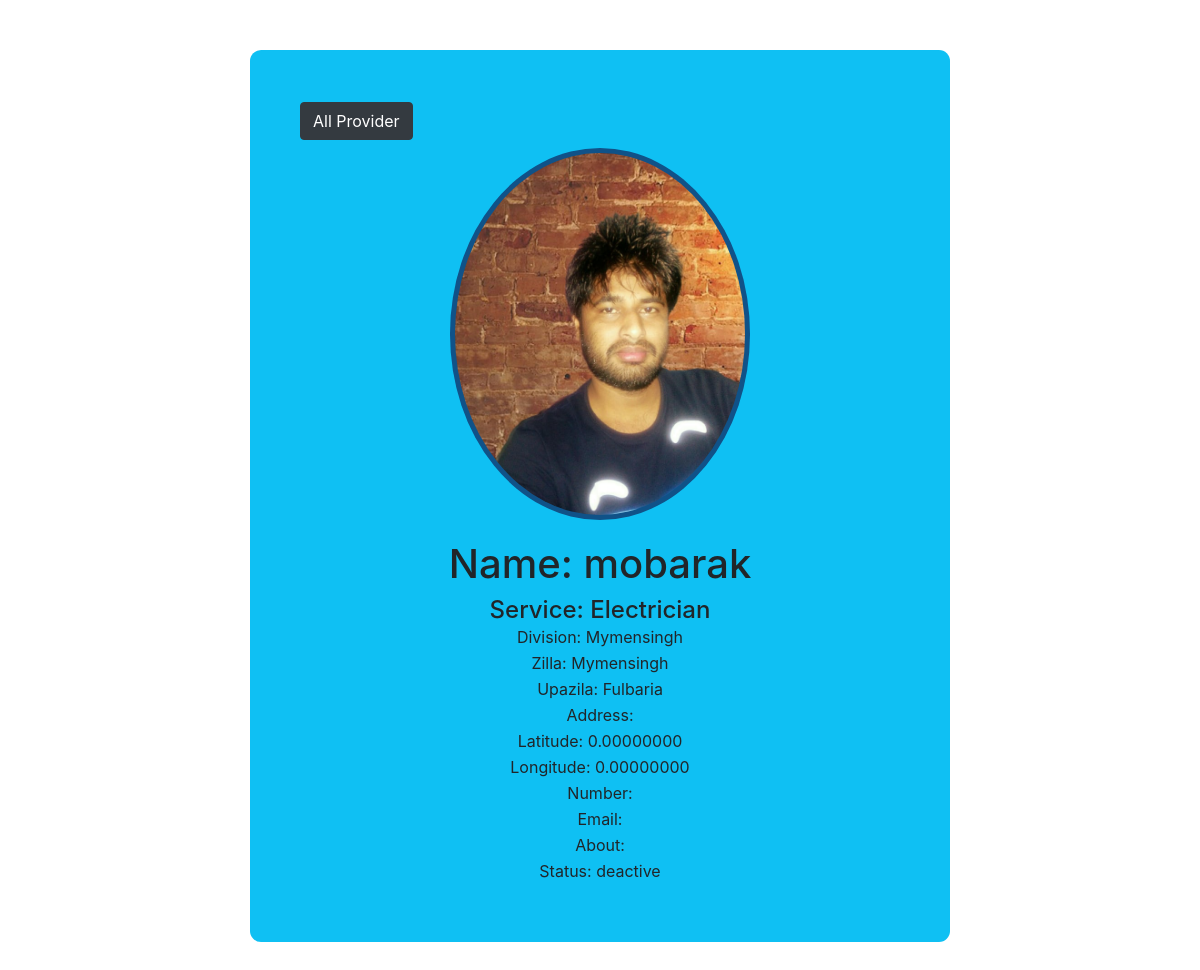
/service_provider/provider_view.php?id=58 (signed in), run on the app's committed database.
### tables this page shows
CREATE TABLE `registration` (
  `id` int(10) UNSIGNED NOT NULL,
  `provider_name` varchar(100) NOT NULL,
  `service_id` varchar(50) NOT NULL,
  `provider_id` varchar(50) NOT NULL,
  `provider_division` varchar(50) NOT NULL,
  `provider_zilla` varchar(50) NOT NULL,
  `provider_upazila` varchar(50) NOT NULL,
  `provider_address` varchar(100) NOT NULL,
  `provider_lat` decimal(10,8) NOT NULL,
  `provider_lang` decimal(11,8) NOT NULL,
  `provider_pic` text NOT NULL,
  `provider_phone` varchar(50) NOT NULL,
  `provider_email` varchar(50) NOT NULL,
  `provider_nid_number` varchar(50) NOT NULL,
  `about_provider` varchar(220) NOT NULL,
  `provider_username` varchar(50) NOT NULL,
  `provider_password` varchar(100) NOT NULL,
  `provider_status` varchar(50) NOT NULL DEFAULT 'deactive'
);

CREATE TABLE `services` (
  `id` int(10) UNSIGNED NOT NULL,
  `service_name` varchar(190) NOT NULL,
  `service_id` varchar(50) NOT NULL,
  `service_slug` varchar(190) NOT NULL,
  `service_description` text,
  `service_status` varchar(45) NOT NULL DEFAULT 'active'
);

### database/database.php (called while the page is built, shortened)
<?php
class Database{
	public $host   = DB_HOST;
	public $user   = DB_USER;
	public $pass   = DB_PASS;
	public $dbname = DB_NAME;
	public $link;
	private function connectDB(){
		$this->link = new mysqli($this->host, $this->user, $this->pass, $this->dbname);
		$this->link->set_charset('utf8');
	}
	public function select($query){
		$result = $this->link->query($query) or die($this->link->error.__LINE__);
		if ($result->num_rows > 0) {
			return $result;
		}
	}
}
?>

### service_provider/provider_view.php (the view, shortened to what this page needs)
<?php
include_once("../database/database.php");
$db = new Database();
$id = $_GET['id'];
$query = "SELECT * FROM `registration`,`services` where `registration`.`service_id` = `services`.`service_id` and `registration`.`id` = $id";
$read = $db->select($query);
$row = $read->fetch_assoc();
?>
<!DOCTYPE html>
<html>
<head>
    <link rel="stylesheet" type="text/css" media="screen" href="../css/style.css">
    <link rel="stylesheet" href="../vendor/bootstrap/css/bootstrap.min.css">
</head>
<body>
	<div id="main-content">
        <div class="container">
            <div class="row">
                <div class="customer-profile">
                    <h2><button class="btn btn-dark"><a href="show_provider.php" style="color: #fff; text-decoration: none">All Provider</a></button></h2>
                    <img src="<?php echo $row['provider_pic'] ?>" alt="customer photo">
                    <h3>Name: <?php echo $row['provider_name']; ?></h3>
                    <h4 style="text-align: center;">Service: <?php echo $row['service_name']; ?></h4>
                    <p>Division: <?php echo $row['provider_division']; ?></p>
                    <p>Zilla: <?php echo $row['provider_zilla']; ?></p>
                    <p>Upazila: <?php echo $row['provider_upazila']; ?></p>
                    <p>Address: <?php echo $row['provider_address']; ?></p>
                    <p>Latitude: <?php echo $row['provider_lat']; ?></p>
                    <p>Longitude: <?php echo $row['provider_lang']; ?></p>
                    <p>Number: <?php echo $row['provider_phone']; ?></p>
                    <p>Email: <?php echo $row['provider_email']; ?></p>
                    <p>About: <?php echo $row['about_provider']; ?></p>
                    <p>Status: <?php echo $row['provider_status']; ?></p>
                </div>
            </div>
        </div>
    </div>
</body>
</html>

### css/style.css (style rules this page uses)
*, *::before, *::after { margin: 0; padding: 0; box-sizing: border-box; }
.customer-profile { padding: 50px; width: 700px; margin: 50px auto; background: #0fc0f3; border-radius: 11px; }
.customer-profile img { width: 300px; margin-left: 25%; background: #105288; padding: 5px; border-radius: 50%; }
.customer-profile h3 { text-align: center; font-size: 40px; margin-top: 20px; }
.customer-profile p { text-align: center; line-height: 10px; }

### data on the page
registration: provider_pic (picture), provider_name "mobarak", services.service_name "Electrician", provider_division "Mymensingh", provider_zilla "Mymensingh", provider_upazila "Fulbaria", provider_lat "0.00000000", provider_lang "0.00000000", provider_status "deactive"
